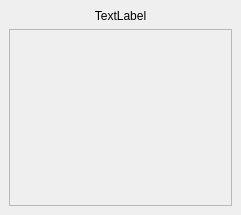
<?xml version="1.0" encoding="UTF-8"?>
<ui version="4.0">
 <class>DialogBuilderScriptInputsDockWidget</class>
 <widget class="QDockWidget" name="DialogBuilderScriptInputsDockWidget">
  <property name="geometry">
   <rect>
    <x>0</x>
    <y>0</y>
    <width>241</width>
    <height>215</height>
   </rect>
  </property>
  <property name="allowedAreas">
   <set>Qt::LeftDockWidgetArea|Qt::RightDockWidgetArea</set>
  </property>
  <property name="windowTitle">
   <string>脚本输入</string>
  </property>
  <widget class="QWidget" name="dockWidgetContents">
   <layout class="QVBoxLayout" name="verticalLayout_2">
    <item>
     <widget class="QLabel" name="scriptNameLabel">
      <property name="text">
       <string>TextLabel</string>
      </property>
      <property name="alignment">
       <set>Qt::AlignCenter</set>
      </property>
     </widget>
    </item>
    <item>
     <widget class="QScrollArea" name="scrollArea">
      <property name="sizePolicy">
       <sizepolicy hsizetype="Expanding" vsizetype="Expanding">
        <horstretch>0</horstretch>
        <verstretch>1</verstretch>
       </sizepolicy>
      </property>
      <property name="minimumSize">
       <size>
        <width>0</width>
        <height>150</height>
       </size>
      </property>
      <property name="widgetResizable">
       <bool>true</bool>
      </property>
      <widget class="QWidget" name="scrollAreaWidgetContents">
       <property name="geometry">
        <rect>
         <x>0</x>
         <y>0</y>
         <width>221</width>
         <height>148</height>
        </rect>
       </property>
       <layout class="QVBoxLayout" name="verticalLayout">
        <item>
         <spacer name="verticalSpacer_2">
          <property name="orientation">
           <enum>Qt::Vertical</enum>
          </property>
          <property name="sizeHint" stdset="0">
           <size>
            <width>20</width>
            <height>40</height>
           </size>
          </property>
         </spacer>
        </item>
       </layout>
      </widget>
     </widget>
    </item>
    <item>
     <spacer name="verticalSpacer">
      <property name="orientation">
       <enum>Qt::Vertical</enum>
      </property>
      <property name="sizeHint" stdset="0">
       <size>
        <width>20</width>
        <height>0</height>
       </size>
      </property>
     </spacer>
    </item>
   </layout>
  </widget>
 </widget>
 <resources/>
 <connections/>
</ui>
